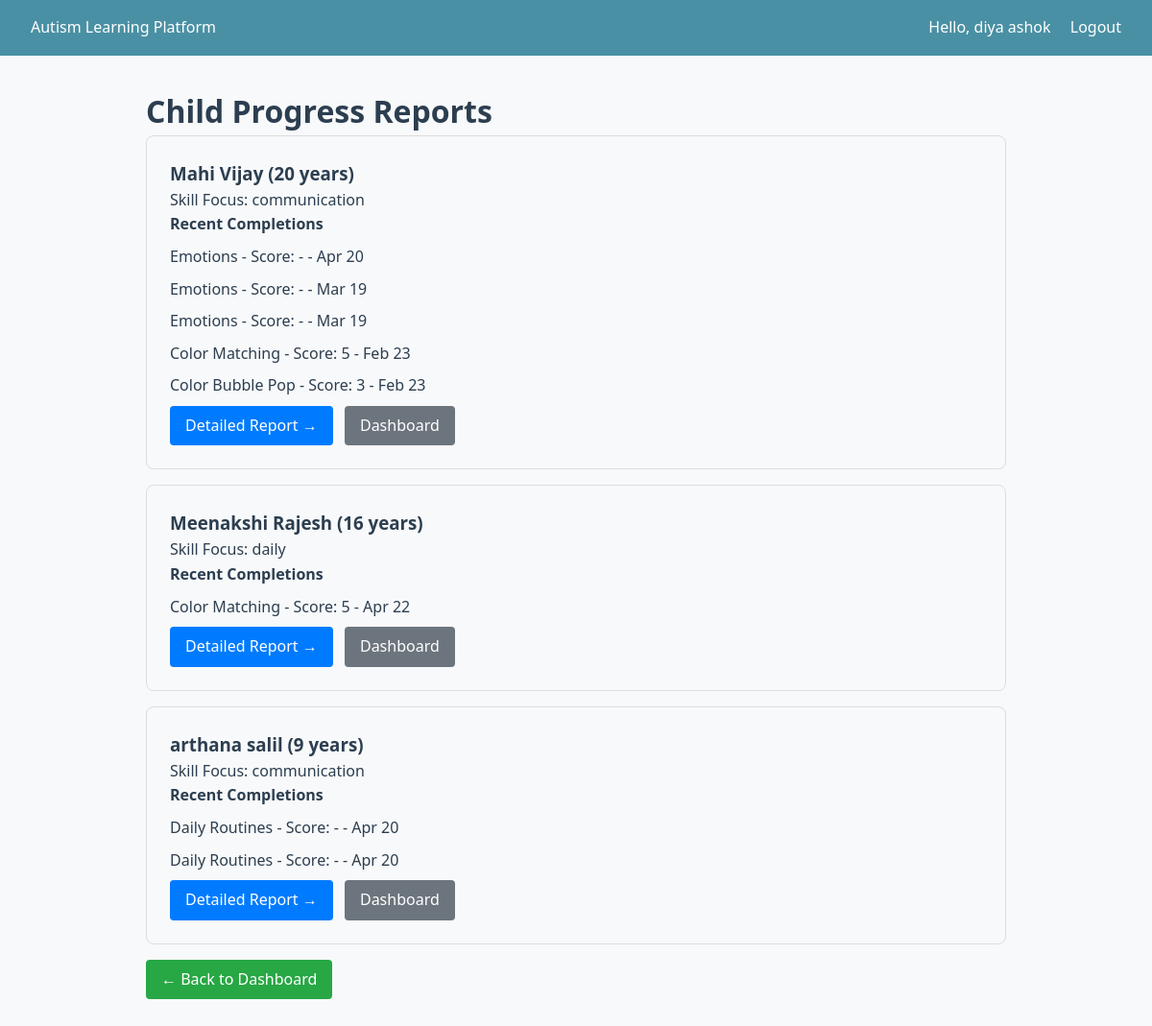
Before: /children/progress-overview/ (signed in) with the older database file.
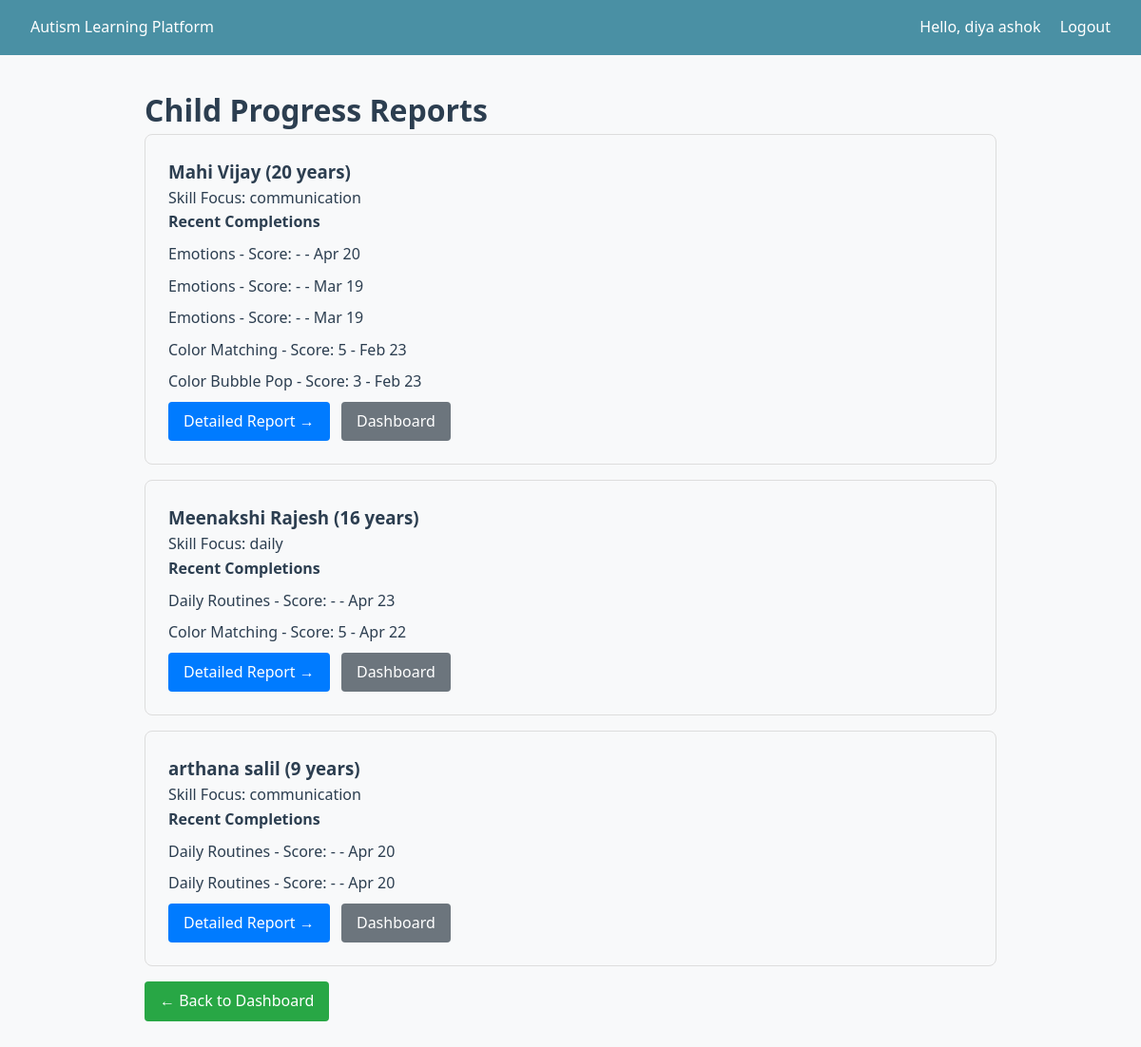
After: the same page with the newer database file.
### children/models.py (models this page shows, shortened)
class ChildProfile(models.Model):
    class SkillFocus(models.TextChoices):
        COMMUNICATION = "communication", "Communication"
        SOCIAL = "social", "Social Skills"
        COGNITIVE = "cognitive", "Cognitive"
        DAILY = "daily", "Daily Life Skills"
        EMOTIONAL = "emotional", "Emotional Recognition"
    parent = models.ForeignKey(
        settings.AUTH_USER_MODEL,
        on_delete=models.CASCADE,
        related_name="children",
        limit_choices_to={"role": "parent"},
    )
    first_name = models.CharField(max_length=100)
    last_name = models.CharField(max_length=100)
    date_of_birth = models.DateField(null=True, blank=True)
    skill_focus = models.JSONField(
        default=list,
        help_text="List of focus areas, e.g. ['communication', 'cognitive']",
    )
    learning_pace = models.CharField(
        max_length=20,
        choices=[
            ("slow", "Slow"),
            ("medium", "Medium"),
            ("fast", "Fast"),
        ],
        default="medium",
    )
    avatar = models.ImageField(upload_to="child_avatars/", blank=True, null=True)
    created_at = models.DateTimeField(auto_now_add=True)
    updated_at = models.DateTimeField(auto_now=True)
    class Meta:
        ordering = ["-created_at"]
    def get_full_name(self):
        return f"{self.first_name} {self.last_name}"
    def get_age(self):
        if not self.date_of_birth:
            return None
        from django.utils import timezone
        today = timezone.now().date()
        years = today.year - self.date_of_birth.year
        if (today.month, today.day) < (self.date_of_birth.month, self.date_of_birth.day):
            years -= 1
        return years

### learning/models.py (models this page shows, shortened)
class ActivityCompletion(models.Model):
    child = models.ForeignKey(
        "children.ChildProfile",
        on_delete=models.CASCADE,
        related_name="completions",
    )
    activity = models.ForeignKey(
        LearningActivity,
        on_delete=models.CASCADE,
        related_name="completions",
    )
    completed_at = models.DateTimeField(auto_now_add=True)
    score = models.PositiveIntegerField(null=True, blank=True)
    reward_earned = models.PositiveIntegerField(default=0)
    notes = models.TextField(blank=True)
    class Meta:
        ordering = ["-completed_at"]

class LearningActivity(models.Model):
    class Difficulty(models.TextChoices):
        EASY = "easy", "Easy"
        MEDIUM = "medium", "Medium"
        HARD = "hard", "Hard"
    module = models.ForeignKey(
        LearningModule,
        on_delete=models.CASCADE,
        related_name="activities",
    )
    title = models.CharField(max_length=200)
    description = models.TextField(blank=True)
    difficulty = models.CharField(
        max_length=10,
        choices=Difficulty.choices,
        default=Difficulty.EASY,
    )
    image = models.ImageField(upload_to="activity_images/", blank=True, null=True)
    audio_guide = models.FileField(
        upload_to="activity_audio/",
        blank=True,
        null=True,
        help_text="Audio guidance for the activity",
    )
    video_url = models.URLField(blank=True, null=True)
    template_name = models.CharField(
        max_length=100,
        blank=True,
        help_text="Template to render (e.g. color_match, object_identification)",
    )
    order = models.PositiveIntegerField(default=0)
    reward_points = models.PositiveIntegerField(default=10)
    is_active = models.BooleanField(default=True)
    created_at = models.DateTimeField(auto_now_add=True)
    updated_at = models.DateTimeField(auto_now=True)
    class Meta:
        ordering = ["module", "order", "title"]
        verbose_name_plural = "Learning activities"

### children/views.py (the view)
# urls.py: path("progress-overview/", views.progress_overview, name="progress_overview"),
@parent_required
def progress_overview(request):
    children = ChildProfile.objects.filter(parent=request.user).prefetch_related('completions__activity').order_by('first_name')
    context = {'children': children}
    return render(request, 'children/progress_overview.html', context)

### templates/children/progress_overview.html (shortened to what this page needs)
{% extends "base.html" %}
{% block content %}
<h1>Child Progress Reports</h1>
{% for child in children %}
<div class="child-progress-card">
    <h3>{{ child.get_full_name }} ({{ child.get_age|default:'N/A' }} years)</h3>
    <p>Skill Focus: {{ child.skill_focus|join:", " }}</p>
    <h4>Recent Completions</h4>
    {% with completions=child.completions.all|slice:"5" %}
        {% if completions %}
            <ul>
                {% for completion in completions %}
                    <li>{{ completion.activity.title }} - Score: {{ completion.score|default:'-' }} - {{ completion.completed_at|date:"M d" }}</li>
                {% endfor %}
            </ul>
        {% else %}
            <p>No completions yet.</p>
        {% endif %}
    {% endwith %}
    <a href="{% url 'children:progress_report' child.pk %}" class="btn btn-primary">Detailed Report →</a>
    <a href="{% url 'children:child_dashboard' child.pk %}" class="btn btn-secondary">Dashboard</a>
</div>
{% empty %}
<p>No children. <a href="{% url 'children:child_create' %}">Add first child</a></p>
{% endfor %}
<a href="{% url 'children:parent_dashboard' %}" class="btn btn-back">← Back to Dashboard</a>
{% endblock %}

Changed rows visible on the page:
added ActivityCompletion: activity "Daily Routines", score "-", completed_at "Apr 23", shown under ChildProfile "Meenakshi Rajesh"
